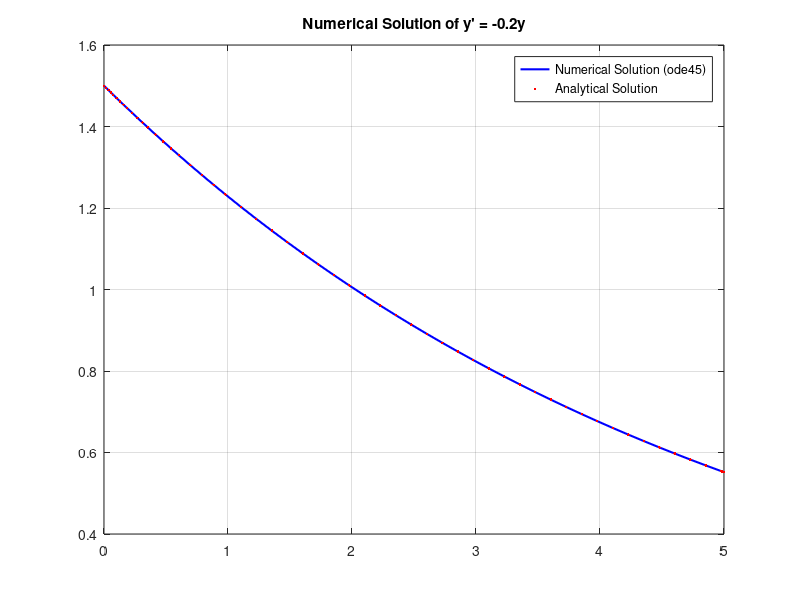
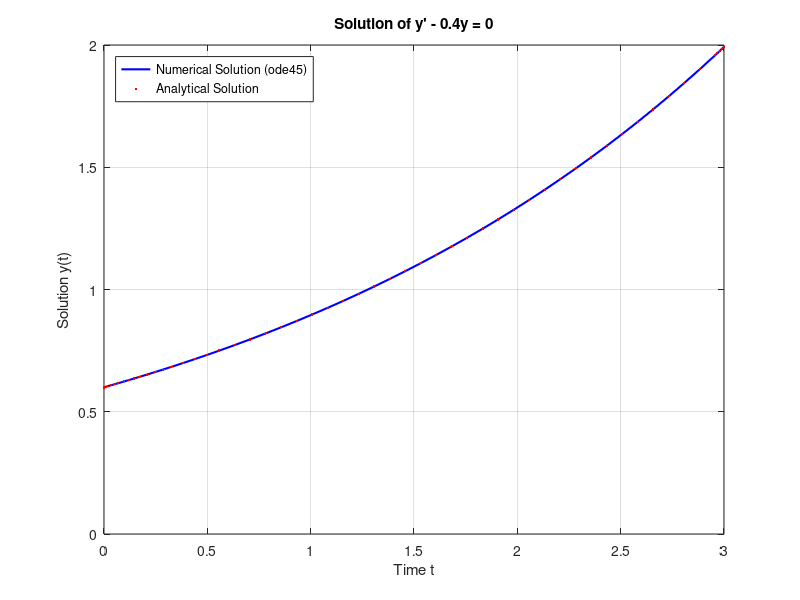
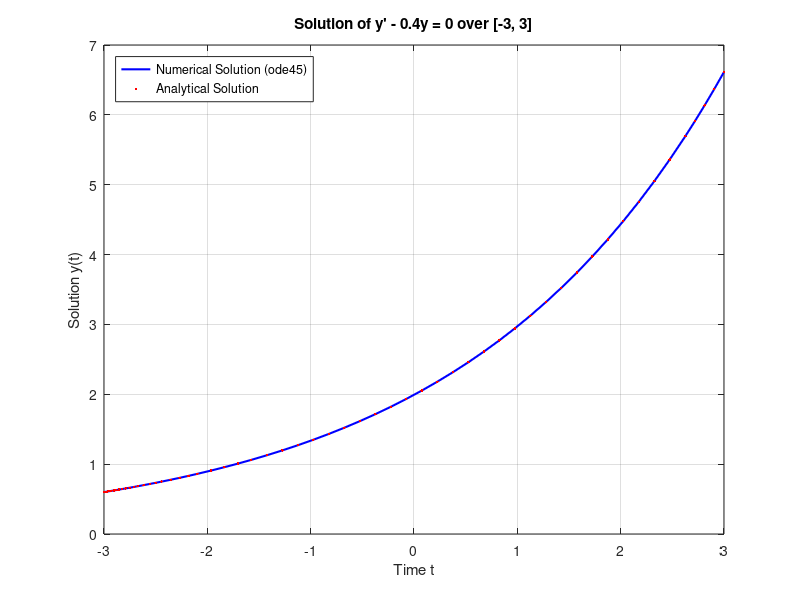
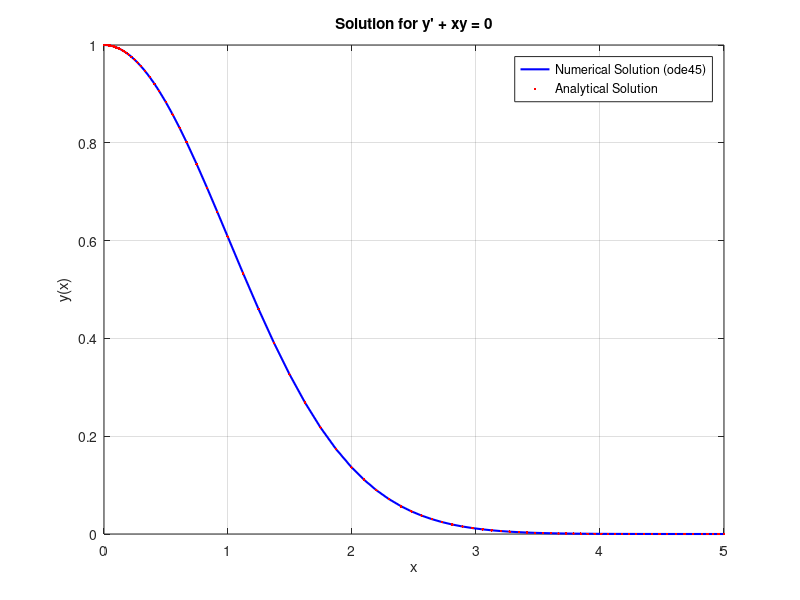

Recreate these plots in MATLAB, in order.
% Exercise 1
% Task 1
clearvars
clc
close all

% a
odefun = @(t, y) - 0.2*y;
tspan = [0, 5];
y0 = 1.5;

[T, Y] = ode45(odefun, tspan, y0); 

% odefun: Defines the ODE y′ = −0.2y using an anonymous function.
% tspan: Specifies the interval [0,5] over which the solution is computed.
% y0: Sets the initial condition y(0) = 1.5
% [T, Y]: Stores the output, where T contains the time points and Y the 
%           corresponding numerical solution for y(t).

% b
figure;
plot(T, Y, 'b-', 'LineWidth', 1.5);
title('Numerical Solution of y'' = -0.2y');
grid on;

% c
y_analytical = @(t) 1.5 * exp(-0.2 * t);
Y_analytical = y_analytical(T);

hold on;
plot(T, Y_analytical, 'r.', 'LineWidth', 1.5); 
legend('Numerical Solution (ode45)', 'Analytical Solution', 'Location', 'northeast');
hold off;

%% d
clearvars
clc
close all

odefun = @(t, y) 0.4 * y; % rewritten as y' = 0.4y
tspan = [0, 3];
y0 = 0.6;

[T, Y] = ode45(odefun, tspan, y0);

% analytical solution
y_analytical = @(t) 0.6 * exp(0.4 * t);
Y_analytical = y_analytical(T);

figure;
plot(T, Y, 'b-', 'LineWidth', 1.5); 
hold on;
plot(T, Y_analytical, 'r.', 'LineWidth', 1.5); 
xlabel('Time t');
ylabel('Solution y(t)');
title('Solution of y'' - 0.4y = 0');
legend('Numerical Solution (ode45)', 'Analytical Solution', 'Location', 'northwest');
grid on;
hold off;

%% e
clearvars
clc
close all

odefun = @(t, y) 0.4 * y;
tspan = [-3, 3];
y0 = 0.6;

[T, Y] = ode45(odefun, tspan, y0);

% analytical solution
y_analytical = @(t) 0.6 * exp(0.4 * t + 1.2);
Y_analytical = y_analytical(T);

figure;
plot(T, Y, 'b-', 'LineWidth', 1.5); 
hold on;
plot(T, Y_analytical, 'r.', 'LineWidth', 1.5); 
xlabel('Time t');
ylabel('Solution y(t)');
title('Solution of y'' - 0.4y = 0 over [-3, 3]');
legend('Numerical Solution (ode45)', 'Analytical Solution', 'Location', 'northwest');
grid on;
hold off;

%% Exercise 1
% Task 2
clearvars
close all
clc

% a
odefun_a = @(x, y) -x * y;
xspan_a = [0, 5];
y0_a = 1; 
[X_a, Y_a] = ode45(odefun_a, xspan_a, y0_a);

y_analytical_a = @(x) y0_a * exp(-x.^2 / 2);
Y_analytical_a = y_analytical_a(X_a);

figure;
plot(X_a, Y_a, 'b-', 'LineWidth', 1.5); 
hold on;
plot(X_a, Y_analytical_a, 'r.', 'LineWidth', 1.5); 
xlabel('x');
ylabel('y(x)');
title('Solution for y'' + xy = 0');
legend('Numerical Solution (ode45)', 'Analytical Solution', 'Location', 'northeast');
grid on;
hold off;

% b
odefun_b = @(x, y) 1 - y;
xspan_b = [0, 5];
y0_b = 2; 
[X_b, Y_b] = ode45(odefun_b, xspan_b, y0_b);

C_b = y0_b - 1; 
y_analytical_b = @(x) 1 + C_b * exp(-x);
Y_analytical_b = y_analytical_b(X_b);

figure;
plot(X_b, Y_b, 'b-', 'LineWidth', 1.5); 
hold on;
plot(X_b, Y_analytical_b, 'r.', 'LineWidth', 1.5); 
xlabel('x');
ylabel('y(x)');
title('Solution for y'' + y = 1');
legend('Numerical Solution (ode45)', 'Analytical Solution', 'Location', 'northeast');
grid on;
hold off;

% c
odefun_c = @(x, y) x - y;
xspan_c = [0, 5];
y0_c = 0; 
[X_c, Y_c] = ode45(odefun_c, xspan_c, y0_c);

C_c = (y0_c + 1) * exp(0); 
y_analytical_c = @(x) x - 1 + C_c ./ exp(x);
Y_analytical_c = y_analytical_c(X_c);

figure;
plot(X_c, Y_c, 'b-', 'LineWidth', 1.5); 
hold on;
plot(X_c, Y_analytical_c, 'r.', 'LineWidth', 1.5); 
xlabel('x');
ylabel('y(x)');
title('Solution for y'' + y = x');
legend('Numerical Solution (ode45)', 'Analytical Solution', 'Location', 'northwest');
grid on;
hold off;

%% Exercise 1
% Task 3
clearvars
close all
clc

% a
f = @(t, y) 0.4 * y; 
y0 = 0.6; 
tspan_a = [-2, 1]; 

[t_a, y_a] = ode45(f, tspan_a, y0);

t_exact = linspace(-2, 1, 100);
y_exact = 0.6 * exp(0.4 * (t_exact + 2));

figure;
plot(t_a, y_a, 'b', 'LineWidth', 1.5); hold on;
plot(t_exact, y_exact, 'r.', 'LineWidth', 1.5);
xlabel('t');
ylabel('y(t)');
legend('Numerical Solution', 'Analytical Solution');
title('Solution of y'' = -0.4y');
grid on;

% b
% It is not possible to solve the problem numerically over [-10, -5]
% because the initial condition is given at t = -2, outside this range.

% c
tspan_c = -2:0.1:1; 
[t_c, y_c] = ode45(f, tspan_c, y0);

if ~ismember(0.9, t_c)
    tspan_c = [-2:0.1:0.9, 0.9:0.1:1]; 
    [t_c, y_c] = ode45(f, tspan_c, y0);
end

% d
index_t1 = find(t_c == 1);
y_at_t1 = y_c(index_t1);

figure;
plot(t_c, y_c, 'b', 'LineWidth', 1.5); hold on;
plot(1, y_at_t1, 'r.', 'MarkerSize', 8, 'LineWidth', 1.5);
xlabel('t');
ylabel('y(t)');
legend('Numerical Solution', 'Point at t = 1');
title('Solution of y'' = -0.4y with t = 1');
grid on;

% e
index_t09 = find(abs(t_c - 0.9) < 1e-10);
y_at_t09 = y_c(index_t09);

fprintf('Value of y at t = 1: %.4f\n', y_at_t1);
fprintf('Value of y at t = 0.9: %.4f\n', y_at_t09);
